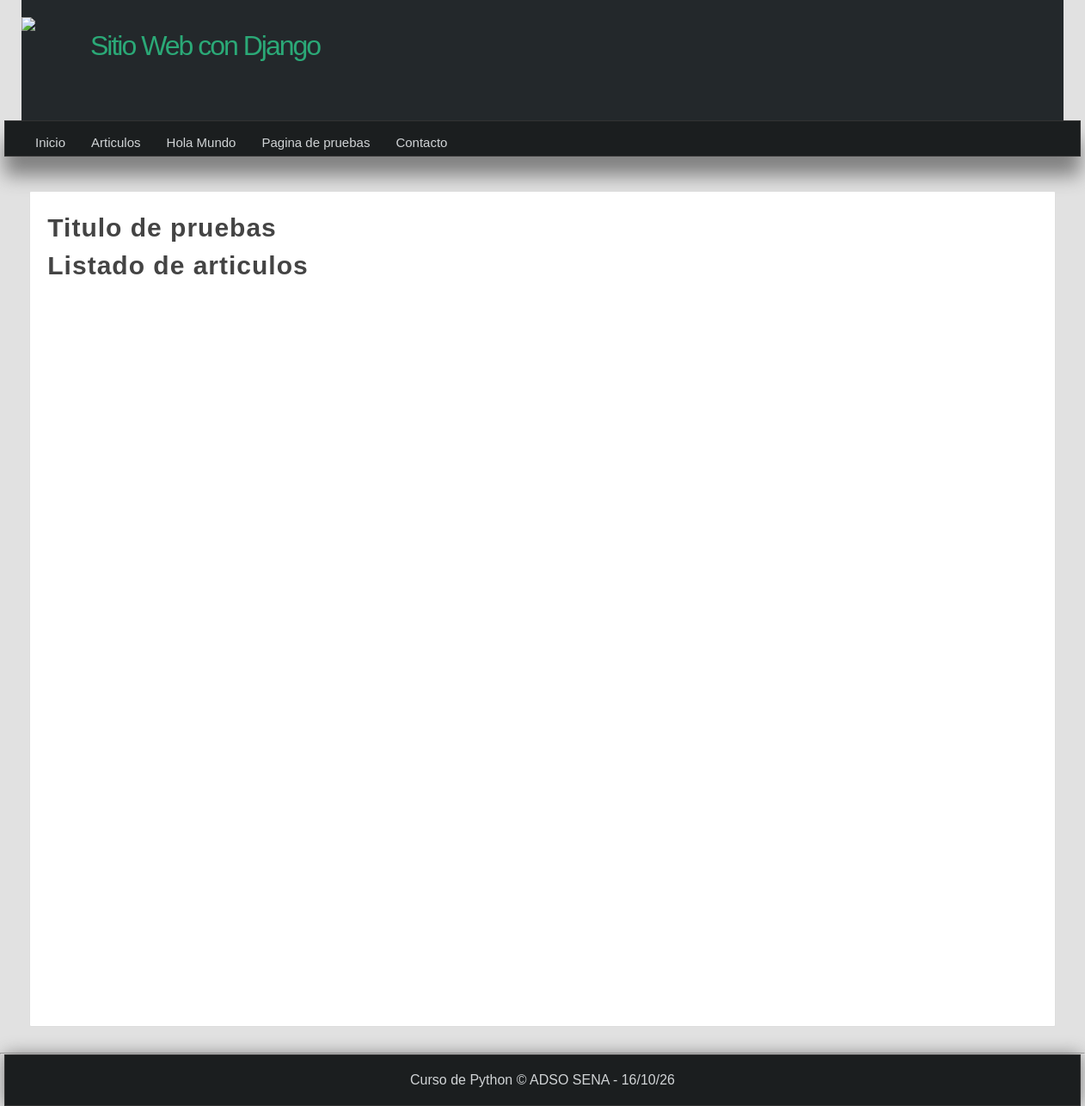
The app's page /articulos/, older data.
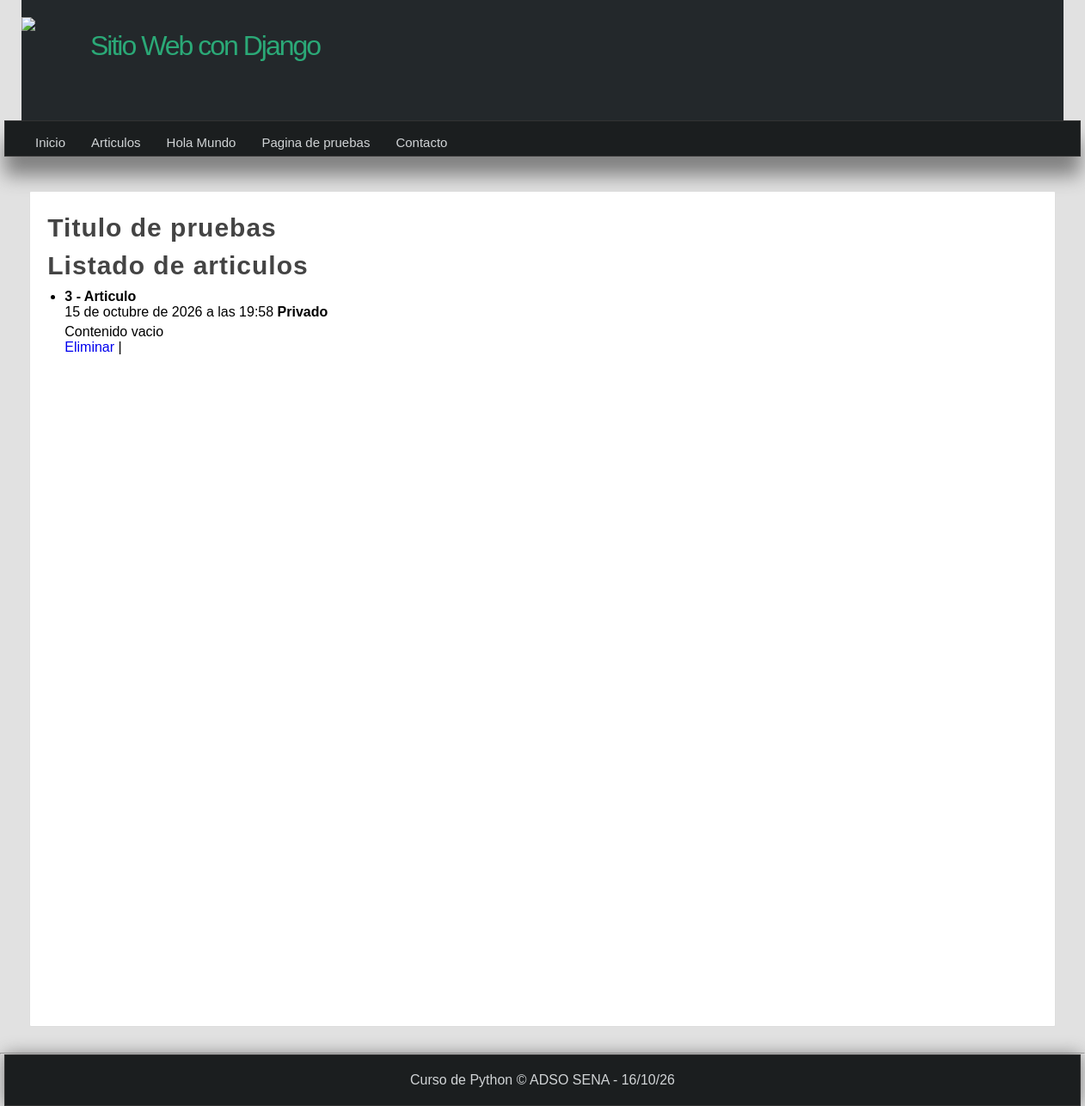
The same page, newer data.
### miapp/models.py (models this page shows)
class Article(models.Model):
    title = models.CharField(max_length=150)
    content = models.TextField()
    image = models.ImageField(default='null')
    public =models.BooleanField()
    created_at = models.DateTimeField(auto_now_add=True)
    update_at = models.DateTimeField(auto_now=True)

### miapp/views.py (the view)
# urls.py: path('articulos/', views.articulos, name="articulos"),
def articulos(request):
    articulos = Article.objects.all()
    articulos = Article.objects.filter(title__contains="articulo" )
    articulos = Article.objects.filter(
                                title = "Articulo",
                                ).exclude(
                                    public=True
                                )
    articulos = Article.objects.raw("SELECT * FROM miapp_article WHERE title='Articulo' AND public=0")
    return render(request, 'articulos.html', {
        'articulos': articulos
    })

### miapp/templates/articulos.html (shortened to what this page needs)
{% extends 'layout.html' %}
{% block content %}
<h1 class="title">Listado de articulos</h1>
<ul>
    {% for articulo in articulos %}
        <li>
            <h4>{{ articulo.id }} - {{ articulo.title }}</h4>
            <span>{{ articulo.created_at }}</span>
            {% if articulo.public %}
                <strong>Publicado</strong>
            {% else %}
                <strong>Privado</strong>
            {% endif %}
            <p>
                {{ articulo.content }}
                <br/>
                <a href="{% url 'borrar_articulo' id=articulo.id %}">Eliminar</a> |
            </p>
        </li>
    {% endfor %}
</ul>
{% endblock %}

### miapp/templates/layout.html (shortened to what this page needs)
{% load static %}
<!DOCTYPE html>
<html lang="en">
<head>
    <link rel="stylesheet" type="text/css" href="{% static 'css/styles.css'%}"/>
</head>
<body>
    <header>
        <div id="logotipo">
            <img src="{% static 'images/django.png' %}"/>
        <h1>Sitio Web con Django</h1>
        </div>
    </header>
    <nav>
        <ul>
            <li>
                <a href= "{% url 'inicio' %}">Inicio</a>
            </li>
            <li>
                <a href= "{% url 'articulos' %}">Articulos</a>
            </li>
            <li>
                <a href= "{% url 'hola_mundo' %}">Hola Mundo</a>
            </li>
            <li>
                <a href= "{% url 'pagina' %}">Pagina de pruebas</a>
            </li>
            <li>
                <a href= "{% url 'contacto' %}">Contacto</a>
            </li>
       </ul>
    </nav>
    <div id="content">
        <div class="box">
            <h1 class="title">Titulo de pruebas</h1>
            {% block content %}{% endblock %}
        </div>
    </div>
    <hr>
    <footer>
        Curso de Python &copy; ADSO SENA - {% now "d/m/y" %}
    </footer>
</body>
</html>

### miapp/static/css/styles.css (style rules this page uses)
* { margin: 0px; padding:0%; font-family:Arial, Helvetica, sans-serif; text-decoration: none; }
p, h2, h3, ul { margin-top: 5px; margin-bottom: 5px; }
ul,ol { margin-left: 20px; margin-bottom: 10px; }
body { background-color: #E1E1E1; }
header { width: 1212px; height: 140px; background-color: #23282B; margin: 0px auto; }
#logotipo img { display: block; width: 60px; float: left; margin-top: 20px; }
#logotipo h1 { display: block; float: left; margin-top: 35px; margin-left: 20px; letter-spacing: -2px; font-weight: lighter; color: #2ba977; }
nav { width: 1250px; height: 40px; background-color: #1b1e1f; border: 1px solid #333; margin: 0px auto; box-shadow: 0px 22px 22px gray; font-size: 15px; }
nav ul { list-style: none; text-decoration: 40px; }
nav ul li { line-height: 40px; float: left; }
nav ul li a { display: block; padding-left: 15px; padding-right: 15px; color: #d1d4d6; }
#content { width: 1212px; min-height: 930px; margin: 0px auto; margin-bottom: 30px; margin-top: 40px; }
.box { background:white; min-height: 930px; width: 95%; padding: 20px; border:1px solid #ddd; border-radius: 2px; margin: 0px auto; }
.title { color: #444; letter-spacing: 1px; font-size: 30px; margin-bottom: 10px; margin-top: 5px; }
footer { width: 1250px; background-color: #1b1e1f; border: 1px solid #333; color: #d1d4d6; text-align: center; padding-top: 20px; margin: 0px auto; padding-bottom: 20px; box-shadow: 0px 0px 20px gray; }

Row changes from the older to the newer data that the page shows:
added Article: id "3", title "Articulo", created_at "15 de octubre de 2026 a las 19:58", public "Privado", content "Contenido vacio"
